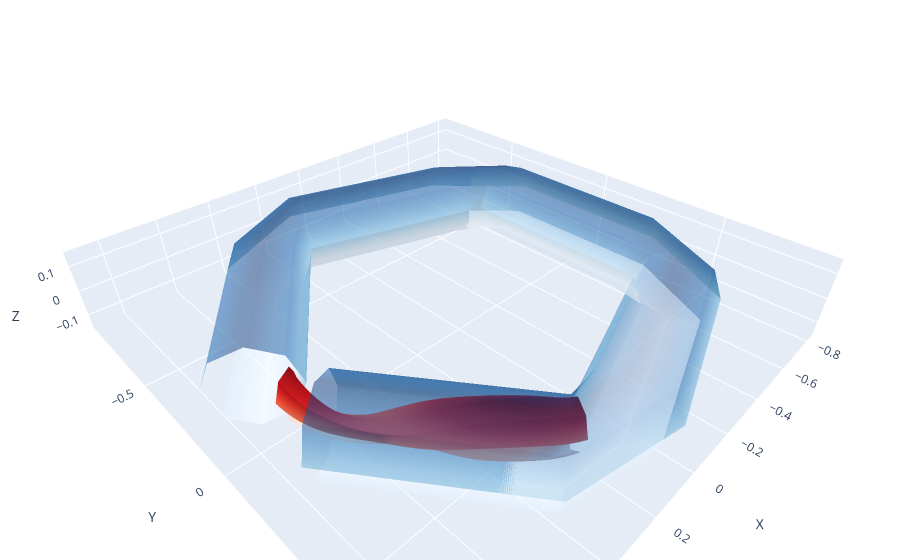

The notebook cell this image was saved under:
### Code cell
# fig = surf_plasma().plotly_plot(reduce_res=1, colormap="Blues", nfp=5)
fig = go.Figure()
# fig2 = new_surf().plotly_plot(reduce_res=1, colormap="Reds", nfp=5)
# fig.add_trace(fig2.data[0])

trace = go.Surface(
    x=surf_plasma().xyz[..., 0],
    y=surf_plasma().xyz[..., 1],
    z=surf_plasma().xyz[..., 2],
    colorscale="Reds",
    showscale=False
)
fig.add_trace(trace)

trace = go.Surface(
    x=new_surf().xyz[..., 0],
    y=new_surf().xyz[..., 1],
    z=new_surf().xyz[..., 2],
    colorscale="Blues",
    opacity=0.5,
    showscale=False
)

fig.add_trace(trace)

# Update layout for better visualization
fig.update_layout(
    scene=dict(
        xaxis_title='X',
        yaxis_title='Y',
        zaxis_title='Z',
        aspectmode='data',
    ),

    margin=dict(l=0, r=0, b=0, t=30)
)

fig.show()

### Figure 1 — Plotly figure (JSON) as saved in the notebook; plotly's stock layout.template omitted (floating-point values rounded to 4 significant figures; data arrays with more than 128 entries replaced by an {"elided": "..."} marker saying what was removed)
{"data": [{"colorscale": [[0, "rgb(255,245,240)"], [0.125, "rgb(254,224,210)"], [0.25, "rgb(252,187,161)"], [0.375, "rgb(252,146,114)"], [0.5, "rgb(251,106,74)"], [0.625, "rgb(239,59,44)"], [0.75, "rgb(203,24,29)"], [0.875, "rgb(165,15,21)"], [1, "rgb(103,0,13)"]], "showscale": false, "type": "surface", "x": {"elided": "8x40 float values"}, "y": {"elided": "8x40 float values"}, "z": {"elided": "8x40 float values"}}, {"colorscale": [[0, "rgb(247,251,255)"], [0.125, "rgb(222,235,247)"], [0.25, "rgb(198,219,239)"], [0.375, "rgb(158,202,225)"], [0.5, "rgb(107,174,214)"], [0.625, "rgb(66,146,198)"], [0.75, "rgb(33,113,181)"], [0.875, "rgb(8,81,156)"], [1, "rgb(8,48,107)"]], "opacity": 0.5, "showscale": false, "type": "surface", "x": {"elided": "8x40 float values"}, "y": {"elided": "8x40 float values"}, "z": {"elided": "8x40 float values"}}], "layout": {"margin": {"b": 0, "l": 0, "r": 0, "t": 30}, "scene": {"aspectmode": "data", "xaxis": {"title": {"text": "X"}}, "yaxis": {"title": {"text": "Y"}}, "zaxis": {"title": {"text": "Z"}}}}}
